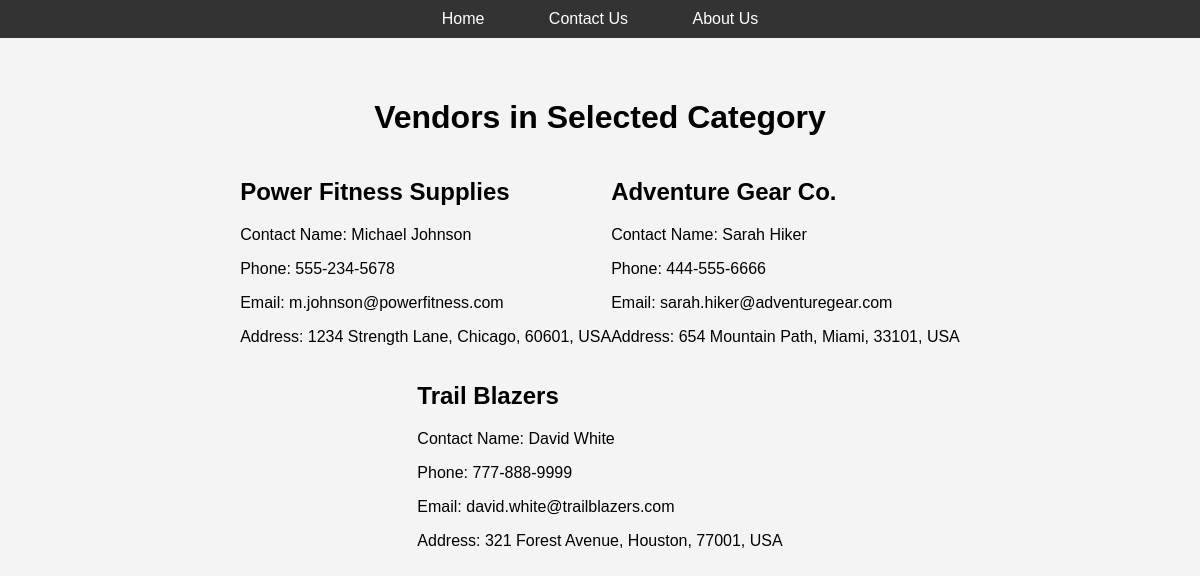
Screenshot of /vendors.php?category_id=33 with the database file from the repository.
### tables this page shows
CREATE TABLE Vendor (
    VendorID INT AUTO_INCREMENT PRIMARY KEY,
    VendorName VARCHAR(100),
    ContactName VARCHAR(100),
    Phone VARCHAR(20),
    Email VARCHAR(255),
    Address VARCHAR(255),
    City VARCHAR(100),
    PostalCode VARCHAR(20),
    Country VARCHAR(100),
    CreatedDate TIMESTAMP DEFAULT CURRENT_TIMESTAMP
);

### vendors.php (the view, shortened to what this page needs)
<?php
$categoryId = intval($_GET['category_id']);
function get_vendors_by_category($categoryId) {
    $sql = "SELECT v.VendorID, v.VendorName, v.ContactName, v.Phone, v.Email, v.Address, v.City, v.PostalCode, v.Country
            FROM Vendor v
            INNER JOIN Product p ON v.VendorID = p.VendorID
            WHERE p.CategoryID = ?";
    $stmt = $GLOBALS['conn']->prepare($sql);
    $stmt->bind_param("i", $categoryId);
    $stmt->execute();
    $result = $stmt->get_result();
    $rows = $result->fetch_all(MYSQLI_ASSOC);
    return $rows;
}
$vendors = get_vendors_by_category($categoryId);
?>
<!DOCTYPE html>
<html lang="en">
<head>
</head>
<body>
<div class="menu">
    <a href="index.php">Home</a>
    <a href="contact.php">Contact Us</a>
    <a href="about.php">About Us</a>
</div>
<div class="container">
    <h1>Vendors in Selected Category</h1>
    <?php if (count($vendors) > 0): ?>
       <?php foreach ($vendors as $vendor): ?>
    <div class="vendor-card" onclick="window.location.href='products.php?vendor_id=<?php echo $vendor['VendorID']; ?>'">
        <h2><?php echo htmlspecialchars($vendor['VendorName']); ?></h2>
        <p>Contact Name: <?php echo htmlspecialchars($vendor['ContactName']); ?></p>
        <p>Phone: <?php echo htmlspecialchars($vendor['Phone']); ?></p>
        <p>Email: <?php echo htmlspecialchars($vendor['Email']); ?></p>
        <p>Address: <?php echo htmlspecialchars($vendor['Address']) . ', ' . htmlspecialchars($vendor['City']) . ', ' . htmlspecialchars($vendor['PostalCode']) . ', ' . htmlspecialchars($vendor['Country']); ?></p>
    </div>
<?php endforeach; ?>
    <?php else: ?>
        <p>No vendors found for this category.</p>
    <?php endif; ?>
</div>
</body>
</html>

### vendors.php (style rules this page uses)
body { font-family: Arial, sans-serif; background-color: #f4f4f4; margin: 0; padding: 0; }
.menu { text-align: center; background-color: #333; padding: 10px; }
.menu a { color: white; padding: 14px 20px; text-decoration: none; margin: 0 10px; border-radius: 4px; }
h1 { text-align: center; }
.container { display: flex; flex-wrap: wrap; justify-content: center; max-width: 800px; margin: 20px auto; padding: 20px; }

### rows the page displays
vendor: VendorName "Power Fitness Supplies", ContactName "Michael Johnson", Phone "555-234-5678", Email "m.johnson@powerfitness.com", Address "1234 Strength Lane", City "Chicago", PostalCode "60601", Country "USA"
vendor: VendorName "Adventure Gear Co.", ContactName "Sarah Hiker", Phone "444-555-6666", Email "sarah.hiker@adventuregear.com", Address "654 Mountain Path", City "Miami", PostalCode "33101", Country "USA"
vendor: VendorName "Trail Blazers", ContactName "David White", Phone "777-888-9999", Email "david.white@trailblazers.com", Address "321 Forest Avenue", City "Houston", PostalCode "77001", Country "USA"
